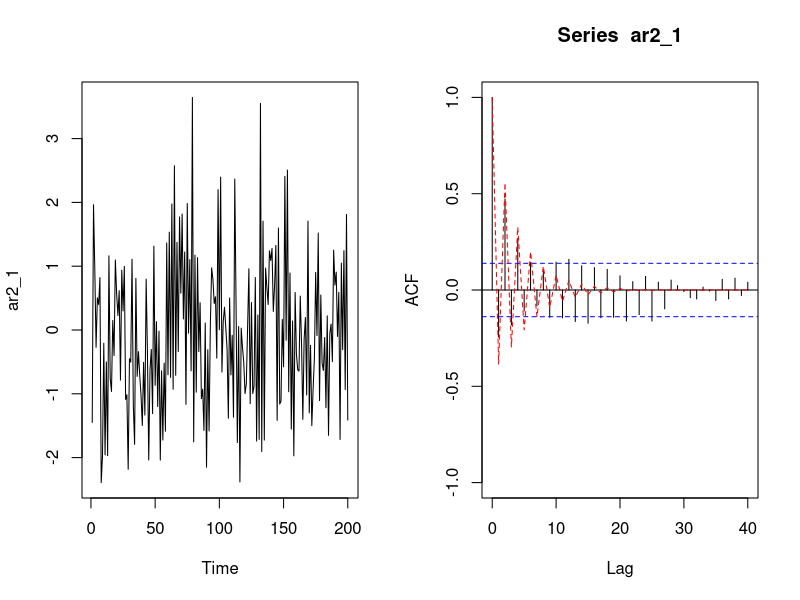
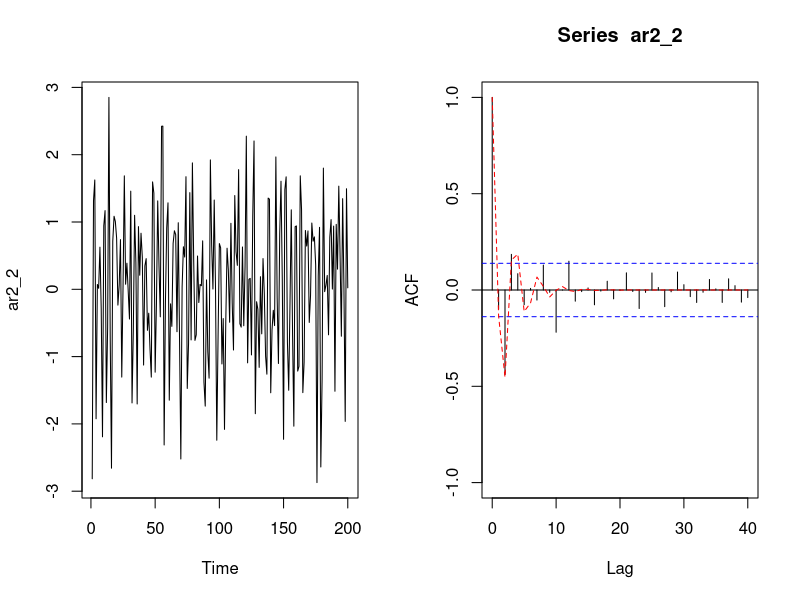
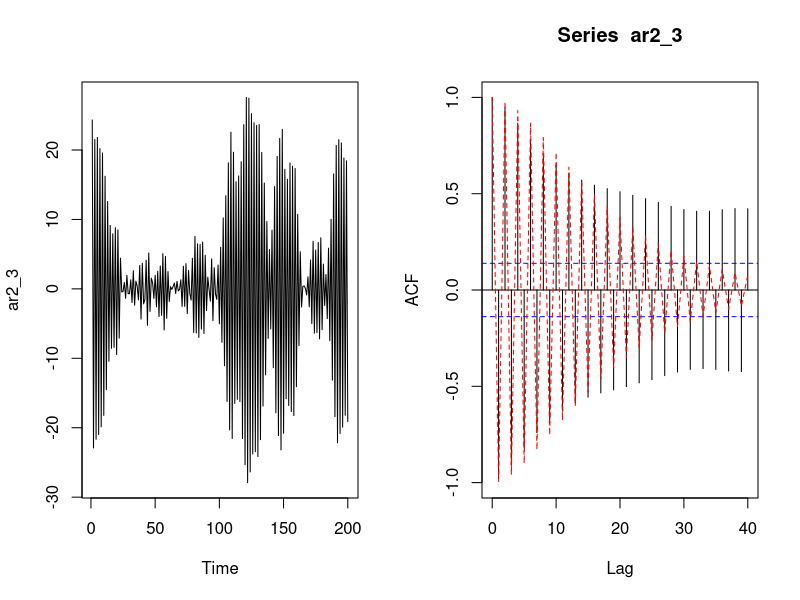

These figures' R source, in order:
# 1.c.

# Model 1
phi1_1 <- -0.2
phi2_1 <- 0.48
ARMAacf(ar=c(phi1_1,phi2_1))
ar2_1 <- arima.sim(list(order = c(2,0,0), ar = c(phi1_1,phi2_1) ), n = 200)
polyroot(c(1, -1 * phi1_1, -1 * phi2_1))
abs(polyroot(c(1, -1 * phi1_1, -1 * phi2_1)))
par(mfrow = c(1, 2))
plot(ar2_1, type="l")
acf(ar2_1, lag.max=40, ylim=c(-1, 1))
lines(seq(0,40),ARMAacf(ar=c(phi1_1,phi2_1),lag.max=40),lty="dashed",col="red")

# Model 2
phi1_2 <- -0.2
phi2_2 <- -0.48
ARMAacf(ar=c(phi1_2,phi2_2))
ar2_2 <- arima.sim(list(order = c(2,0,0), ar = c(phi1_2,phi2_2) ), n = 200)
polyroot(c(1, -1 * phi1_2, -1 * phi2_2))
abs(polyroot(c(1, -1 * phi1_2, -1 * phi2_2)))
par(mfrow = c(1, 2))
plot(ar2_2, type="l")
acf(ar2_2, lag.max=40, ylim=c(-1, 1))
lines(seq(0,40),ARMAacf(ar=c(phi1_2,phi2_2),lag.max=40),lty="dashed",col="red")

# Model 3
phi1_3 <- -1.8
phi2_3 <- -0.81
ARMAacf(ar=c(phi1_3,phi2_3))
ar2_3 <- arima.sim(list(order = c(2,0,0), ar = c(phi1_3,phi2_3) ), n = 200)
polyroot(c(1, -1 * phi1_3, -1 * phi2_3))
abs(polyroot(c(1, -1 * phi1_3, -1 * phi2_3)))
par(mfrow = c(1, 2))
plot(ar2_3, type="l")
acf(ar2_3, lag.max=40, ylim=c(-1, 1))
lines(seq(0,40),ARMAacf(ar=c(phi1_3,phi2_3),lag.max=40),lty="dashed",col="red")


